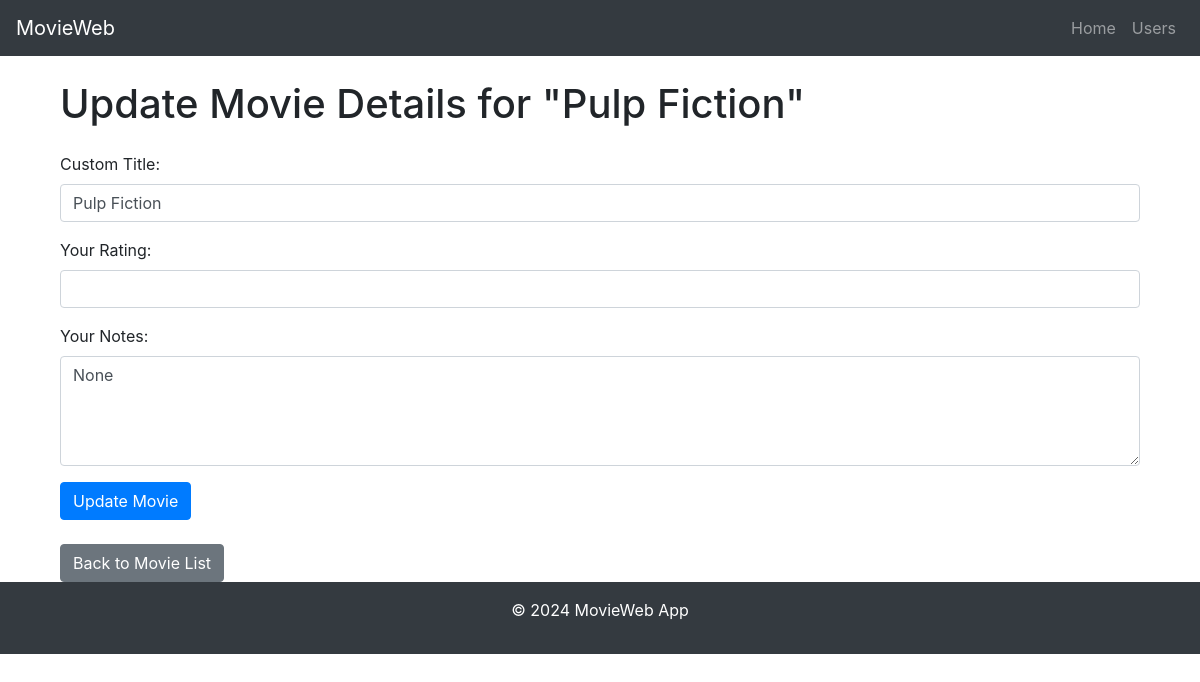
/users/1/update_movie/63, run on the app's committed database.
### datamanager/models.py (models this page shows, shortened)
class BaseModel(db.Model):
    __abstract__ = True  # Mark this class as abstract; it won't be created as a table.

class Movie(BaseModel):
    __tablename__ = 'movies'
    id = db.Column(db.Integer, primary_key=True, autoincrement=True)
    name = db.Column(db.String(100), nullable=False, unique=True)
    director = db.Column(db.String(100))
    year = db.Column(db.Integer)
    rating = db.Column(db.Float)
    poster = db.Column(db.String(255))
    imdb_link = db.Column(db.String(255))

class UserMovies(BaseModel):
    __tablename__ = 'user_movies'
    id = db.Column(db.Integer, primary_key=True, autoincrement=True)
    user_id = db.Column(db.Integer, db.ForeignKey('users.id'), nullable=False)
    movie_id = db.Column(db.Integer, db.ForeignKey('movies.id'), nullable=False)
    user_title = db.Column(db.String(100))
    user_rating = db.Column(db.Float)
    user_notes = db.Column(db.Text)
    added_at = db.Column(db.DateTime, default=db.func.now())
    user = db.relationship('User', backref=db.backref('user_movies', lazy=True))
    movie = db.relationship('Movie', backref=db.backref('user_movies', lazy=True))

### routes/html_routes.py (the view, shortened to what this page needs)
    @html_routes.route('/users/<int:user_id>/update_movie/<int:user_movie_id>', methods=['GET', 'POST'])
    @handle_errors()
    @validate_user(data_manager)
    @validate_form()
    def update_movie(user_id, user_movie_id):
        if not (user_movie := data_manager.is_movie_in_user_list(
                user_id=user_id, user_movie_id=user_movie_id)):
            flash_message("This movie is not in your list.", "error")
            return redirect(url_for('html_routes.user_movies', user_id=user_id))
        if request.method == 'GET':
            return render_template('update_movie.html', user_movie=user_movie)

### datamanager/sqlite_data_manager.py (called while the page is built)
    def get_user_by_id(self, user_id):
        return User.query.get(user_id)

    @staticmethod
    def is_movie_in_user_list(user_id, user_movie_id):
        return UserMovies.query.filter_by(user_id=user_id, id=user_movie_id).first()

### templates/update_movie.html (shortened to what this page needs)
{% extends "base.html" %}
{% block content %}
<div class="container mt-4">
    <h1 class="mb-4">Update Movie Details for "{{ user_movie.movie.name }}"</h1>
    <form method="post" action="{{ url_for('html_routes.update_movie', user_id=user_movie.user_id, user_movie_id=user_movie.id) }}">
        <div class="form-group">
            <label for="user_title">Custom Title:</label>
            <input type="text" id="user_title" name="user_title" class="form-control" value="{{ user_movie.user_title }}">
        </div>
        <div class="form-group">
            <label for="user_rating">Your Rating:</label>
            <input type="number" id="user_rating" name="user_rating" class="form-control" step="0.1" min="0" max="10" value="{{ user_movie.user_rating }}">
        </div>
        <div class="form-group">
            <label for="user_notes">Your Notes:</label>
            <textarea id="user_notes" name="user_notes" class="form-control" rows="4">{{ user_movie.user_notes }}</textarea>
        </div>
        <button type="submit" class="btn btn-primary">Update Movie</button>
    </form>
    <div class="mt-4">
        <a href="{{ url_for('html_routes.user_movies', user_id=user_movie.user_id) }}" class="btn btn-secondary">Back to Movie List</a>
    </div>
</div>
{% endblock %}

### data on the page
Movie: movie.name "Pulp Fiction"
UserMovies: user_title "Pulp Fiction", user_notes "None"
